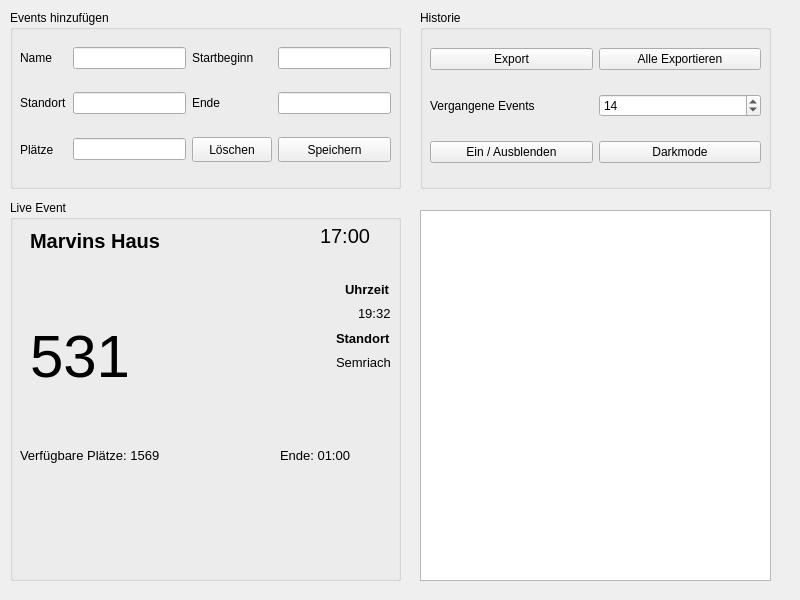
<?xml version="1.0" encoding="UTF-8"?>
<ui version="4.0">
 <class>mainWindow</class>
 <widget class="QMainWindow" name="mainWindow">
  <property name="geometry">
   <rect>
    <x>0</x>
    <y>0</y>
    <width>800</width>
    <height>600</height>
   </rect>
  </property>
  <property name="minimumSize">
   <size>
    <width>800</width>
    <height>600</height>
   </size>
  </property>
  <property name="windowTitle">
   <string>MainWindow</string>
  </property>
  <widget class="QWidget" name="centrawidget">
   <property name="enabled">
    <bool>true</bool>
   </property>
   <property name="autoFillBackground">
    <bool>false</bool>
   </property>
   <widget class="QGroupBox" name="groupBox">
    <property name="geometry">
     <rect>
      <x>420</x>
      <y>10</y>
      <width>351</width>
      <height>179</height>
     </rect>
    </property>
    <property name="title">
     <string>Historie</string>
    </property>
    <widget class="QWidget" name="gridLayoutWidget_8">
     <property name="geometry">
      <rect>
       <x>10</x>
       <y>20</y>
       <width>331</width>
       <height>151</height>
      </rect>
     </property>
     <layout class="QGridLayout" name="gridLayout_8">
      <item row="0" column="1">
       <widget class="QPushButton" name="pushButton_13">
        <property name="text">
         <string>Alle Exportieren</string>
        </property>
        <property name="icon">
         <iconset>
          <normaloff>../icons/all.png</normaloff>../icons/all.png</iconset>
        </property>
       </widget>
      </item>
      <item row="0" column="0">
       <widget class="QPushButton" name="pushButton_14">
        <property name="text">
         <string>Export</string>
        </property>
        <property name="icon">
         <iconset>
          <normaloff>../icons/report.png</normaloff>../icons/report.png</iconset>
        </property>
       </widget>
      </item>
      <item row="1" column="0">
       <widget class="QLabel" name="label_7">
        <property name="font">
         <font>
          <weight>50</weight>
          <bold>false</bold>
         </font>
        </property>
        <property name="text">
         <string>Vergangene Events</string>
        </property>
       </widget>
      </item>
      <item row="1" column="1">
       <widget class="QSpinBox" name="spinBox_2">
        <property name="value">
         <number>14</number>
        </property>
       </widget>
      </item>
      <item row="2" column="0">
       <widget class="QPushButton" name="pushButton_15">
        <property name="text">
         <string>Ein / Ausblenden</string>
        </property>
        <property name="icon">
         <iconset>
          <normaloff>../icons/show.png</normaloff>../icons/show.png</iconset>
        </property>
       </widget>
      </item>
      <item row="2" column="1">
       <widget class="QPushButton" name="pushButton_16">
        <property name="text">
         <string>Darkmode</string>
        </property>
        <property name="icon">
         <iconset>
          <normaloff>../icons/darkmode.png</normaloff>../icons/darkmode.png</iconset>
        </property>
       </widget>
      </item>
     </layout>
    </widget>
   </widget>
   <widget class="QGroupBox" name="eventBox">
    <property name="geometry">
     <rect>
      <x>10</x>
      <y>10</y>
      <width>391</width>
      <height>179</height>
     </rect>
    </property>
    <property name="title">
     <string>Events hinzufügen</string>
    </property>
    <widget class="QWidget" name="gridLayoutWidget_3">
     <property name="geometry">
      <rect>
       <x>10</x>
       <y>20</y>
       <width>371</width>
       <height>151</height>
      </rect>
     </property>
     <layout class="QGridLayout" name="gridLayout_3">
      <item row="2" column="0">
       <widget class="QLabel" name="label_8">
        <property name="text">
         <string>Plätze</string>
        </property>
       </widget>
      </item>
      <item row="0" column="1">
       <widget class="QLineEdit" name="lineEdit_6"/>
      </item>
      <item row="2" column="2">
       <widget class="QPushButton" name="pushButton_3">
        <property name="minimumSize">
         <size>
          <width>0</width>
          <height>25</height>
         </size>
        </property>
        <property name="font">
         <font>
          <family>MS Shell Dlg 2</family>
          <weight>50</weight>
          <bold>false</bold>
          <kerning>false</kerning>
         </font>
        </property>
        <property name="styleSheet">
         <string notr="true"/>
        </property>
        <property name="text">
         <string>Löschen</string>
        </property>
        <property name="icon">
         <iconset>
          <normaloff>../icons/delete.png</normaloff>../icons/delete.png</iconset>
        </property>
       </widget>
      </item>
      <item row="1" column="1">
       <widget class="QLineEdit" name="lineEdit_7"/>
      </item>
      <item row="1" column="2">
       <widget class="QLabel" name="label_9">
        <property name="text">
         <string>Ende</string>
        </property>
       </widget>
      </item>
      <item row="1" column="3">
       <widget class="QLineEdit" name="lineEdit_8"/>
      </item>
      <item row="2" column="1">
       <widget class="QLineEdit" name="lineEdit_9"/>
      </item>
      <item row="0" column="3">
       <widget class="QLineEdit" name="lineEdit_10"/>
      </item>
      <item row="0" column="2">
       <widget class="QLabel" name="label_10">
        <property name="text">
         <string>Startbeginn</string>
        </property>
       </widget>
      </item>
      <item row="2" column="3">
       <widget class="QPushButton" name="pushButton_4">
        <property name="minimumSize">
         <size>
          <width>100</width>
          <height>25</height>
         </size>
        </property>
        <property name="font">
         <font>
          <family>MS Shell Dlg 2</family>
          <weight>50</weight>
          <bold>false</bold>
         </font>
        </property>
        <property name="styleSheet">
         <string notr="true"/>
        </property>
        <property name="text">
         <string>Speichern</string>
        </property>
        <property name="icon">
         <iconset>
          <normaloff>../icons/new.ico</normaloff>../icons/new.ico</iconset>
        </property>
       </widget>
      </item>
      <item row="1" column="0">
       <widget class="QLabel" name="label_11">
        <property name="text">
         <string>Standort</string>
        </property>
       </widget>
      </item>
      <item row="0" column="0">
       <widget class="QLabel" name="label_12">
        <property name="text">
         <string>Name</string>
        </property>
       </widget>
      </item>
     </layout>
    </widget>
   </widget>
   <widget class="QListView" name="listView">
    <property name="geometry">
     <rect>
      <x>420</x>
      <y>210</y>
      <width>351</width>
      <height>371</height>
     </rect>
    </property>
   </widget>
   <widget class="QGroupBox" name="groupBox_2">
    <property name="geometry">
     <rect>
      <x>10</x>
      <y>200</y>
      <width>391</width>
      <height>381</height>
     </rect>
    </property>
    <property name="title">
     <string>Live Event</string>
    </property>
    <widget class="QLabel" name="label">
     <property name="geometry">
      <rect>
       <x>20</x>
       <y>20</y>
       <width>191</width>
       <height>41</height>
      </rect>
     </property>
     <property name="font">
      <font>
       <pointsize>15</pointsize>
       <weight>75</weight>
       <bold>true</bold>
      </font>
     </property>
     <property name="text">
      <string>Marvins Haus</string>
     </property>
    </widget>
    <widget class="QLabel" name="label_2">
     <property name="geometry">
      <rect>
       <x>310</x>
       <y>20</y>
       <width>71</width>
       <height>31</height>
      </rect>
     </property>
     <property name="font">
      <font>
       <pointsize>15</pointsize>
       <italic>false</italic>
       <underline>false</underline>
      </font>
     </property>
     <property name="text">
      <string>17:00</string>
     </property>
    </widget>
    <widget class="QLabel" name="label_3">
     <property name="geometry">
      <rect>
       <x>10</x>
       <y>230</y>
       <width>191</width>
       <height>51</height>
      </rect>
     </property>
     <property name="font">
      <font>
       <pointsize>10</pointsize>
      </font>
     </property>
     <property name="text">
      <string>Verfügbare Plätze: 1569</string>
     </property>
    </widget>
    <widget class="QLabel" name="label_4">
     <property name="geometry">
      <rect>
       <x>20</x>
       <y>120</y>
       <width>351</width>
       <height>71</height>
      </rect>
     </property>
     <property name="font">
      <font>
       <pointsize>45</pointsize>
      </font>
     </property>
     <property name="text">
      <string>531</string>
     </property>
    </widget>
    <widget class="QLabel" name="label_5">
     <property name="geometry">
      <rect>
       <x>270</x>
       <y>230</y>
       <width>91</width>
       <height>51</height>
      </rect>
     </property>
     <property name="font">
      <font>
       <pointsize>10</pointsize>
      </font>
     </property>
     <property name="text">
      <string>Ende: 01:00</string>
     </property>
    </widget>
    <widget class="QWidget" name="verticalLayoutWidget">
     <property name="geometry">
      <rect>
       <x>290</x>
       <y>80</y>
       <width>91</width>
       <height>91</height>
      </rect>
     </property>
     <layout class="QVBoxLayout" name="verticalLayout">
      <item alignment="Qt::AlignRight">
       <widget class="QLabel" name="label_6">
        <property name="font">
         <font>
          <pointsize>10</pointsize>
          <weight>75</weight>
          <bold>true</bold>
         </font>
        </property>
        <property name="text">
         <string>Uhrzeit</string>
        </property>
       </widget>
      </item>
      <item alignment="Qt::AlignRight">
       <widget class="QLabel" name="label_13">
        <property name="font">
         <font>
          <pointsize>10</pointsize>
         </font>
        </property>
        <property name="text">
         <string>19:32</string>
        </property>
       </widget>
      </item>
      <item alignment="Qt::AlignRight">
       <widget class="QLabel" name="label_14">
        <property name="font">
         <font>
          <pointsize>10</pointsize>
          <weight>75</weight>
          <bold>true</bold>
         </font>
        </property>
        <property name="text">
         <string>Standort</string>
        </property>
       </widget>
      </item>
      <item alignment="Qt::AlignRight">
       <widget class="QLabel" name="label_15">
        <property name="font">
         <font>
          <pointsize>10</pointsize>
         </font>
        </property>
        <property name="text">
         <string>Semriach</string>
        </property>
       </widget>
      </item>
     </layout>
    </widget>
    <widget class="QWidget" name="horizontalLayoutWidget">
     <property name="geometry">
      <rect>
       <x>10</x>
       <y>280</y>
       <width>371</width>
       <height>86</height>
      </rect>
     </property>
     <layout class="QHBoxLayout" name="horizontalLayout">
      <item>
       <widget class="QPushButton" name="pushButton">
        <property name="toolTip">
         <string>&lt;html&gt;&lt;head/&gt;&lt;body&gt;&lt;p&gt;&lt;span style=&quot; font-weight:600;&quot;&gt;Belegt einen PLatz bei dem Event.&lt;/span&gt;&lt;/p&gt;&lt;/body&gt;&lt;/html&gt;</string>
        </property>
        <property name="text">
         <string/>
        </property>
        <property name="icon">
         <iconset>
          <normaloff>../icons/new.ico</normaloff>../icons/new.ico</iconset>
        </property>
        <property name="iconSize">
         <size>
          <width>75</width>
          <height>75</height>
         </size>
        </property>
        <property name="flat">
         <bool>true</bool>
        </property>
       </widget>
      </item>
      <item>
       <widget class="QPushButton" name="pushButton_2">
        <property name="text">
         <string/>
        </property>
        <property name="icon">
         <iconset>
          <normaloff>../icons/delete.png</normaloff>../icons/delete.png</iconset>
        </property>
        <property name="iconSize">
         <size>
          <width>75</width>
          <height>75</height>
         </size>
        </property>
        <property name="autoDefault">
         <bool>false</bool>
        </property>
        <property name="default">
         <bool>false</bool>
        </property>
        <property name="flat">
         <bool>true</bool>
        </property>
       </widget>
      </item>
      <item>
       <widget class="QPushButton" name="pushButton_5">
        <property name="text">
         <string/>
        </property>
        <property name="icon">
         <iconset>
          <normaloff>../icons/reset.png</normaloff>../icons/reset.png</iconset>
        </property>
        <property name="iconSize">
         <size>
          <width>75</width>
          <height>75</height>
         </size>
        </property>
        <property name="autoDefault">
         <bool>false</bool>
        </property>
        <property name="default">
         <bool>false</bool>
        </property>
        <property name="flat">
         <bool>true</bool>
        </property>
       </widget>
      </item>
     </layout>
    </widget>
   </widget>
  </widget>
 </widget>
 <resources/>
 <connections/>
</ui>
